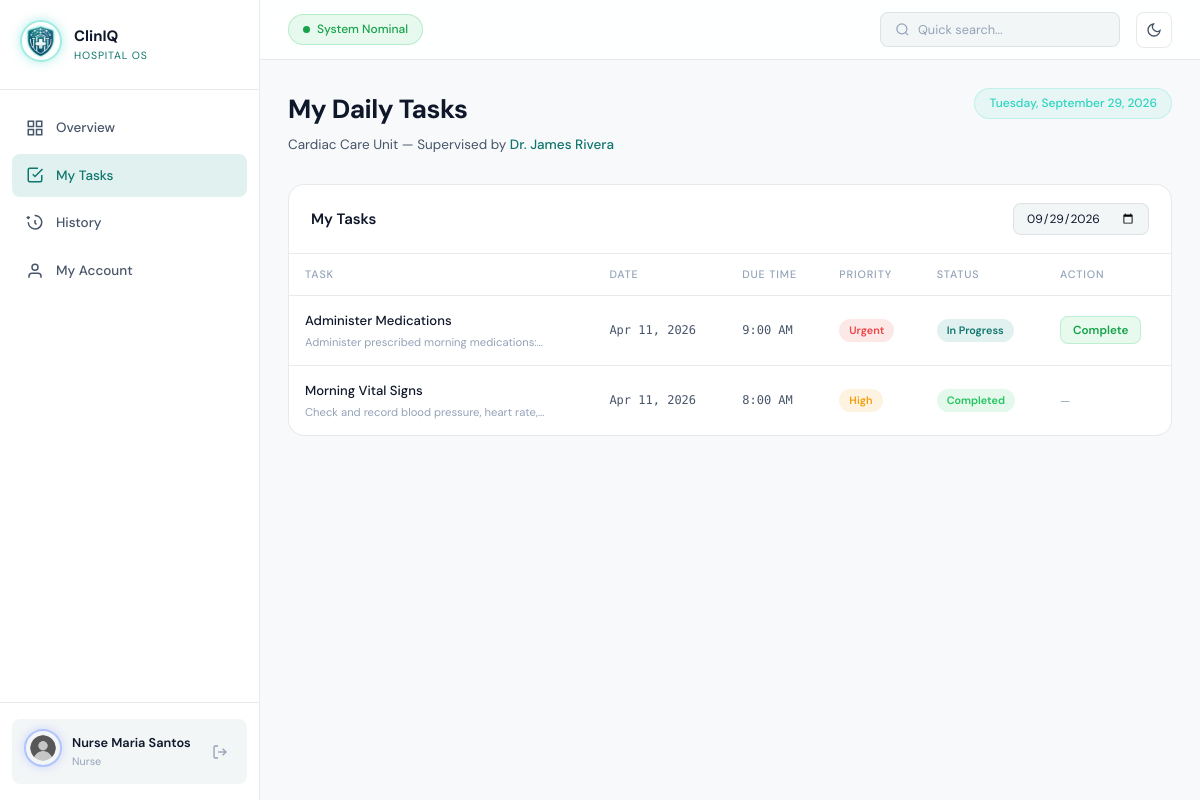
Screenshot of /pages/nurse.php?tab=tasks (signed in) with the database file from the repository.
### tables this page shows
CREATE TABLE IF NOT EXISTS users (
    id INT AUTO_INCREMENT PRIMARY KEY,
    name VARCHAR(100) NOT NULL,
    email VARCHAR(150) NOT NULL UNIQUE,
    password VARCHAR(255) NOT NULL,
    role ENUM('main_admin', 'doctor_admin', 'nurse') NOT NULL,
    doctor_id INT DEFAULT NULL COMMENT 'For nurses: which doctor manages them',
    specialty VARCHAR(100) DEFAULT NULL COMMENT 'For doctors',
    department VARCHAR(100) DEFAULT NULL,
    avatar_initials VARCHAR(5) DEFAULT NULL,
    is_active TINYINT(1) DEFAULT 1,
    created_at TIMESTAMP DEFAULT CURRENT_TIMESTAMP,
    updated_at TIMESTAMP DEFAULT CURRENT_TIMESTAMP ON UPDATE CURRENT_TIMESTAMP
);

CREATE TABLE IF NOT EXISTS tasks (
    id INT AUTO_INCREMENT PRIMARY KEY,
    nurse_id INT NOT NULL,
    doctor_id INT NOT NULL,
    task_title VARCHAR(200) NOT NULL,
    task_description TEXT NOT NULL,
    priority ENUM('low', 'medium', 'high', 'urgent') DEFAULT 'medium',
    task_date DATE NOT NULL,
    due_time TIME DEFAULT NULL,
    status ENUM('pending', 'in_progress', 'completed', 'cancelled') DEFAULT 'pending',
    completed_at TIMESTAMP NULL DEFAULT NULL,
    notes TEXT DEFAULT NULL COMMENT 'Nurse notes on completion',
    patient_ref VARCHAR(50) DEFAULT NULL COMMENT 'Patient # / room, for drug-interaction checks',
    medication_name VARCHAR(150) DEFAULT NULL COMMENT 'Generic drug name (openFDA lookup)',
    drug_warning TEXT DEFAULT NULL COMMENT 'Interaction flags found via openFDA',
    calendar_event_id VARCHAR(255) DEFAULT NULL,
    calendar_sync_status ENUM('none','synced','failed') NOT NULL DEFAULT 'none',
    reminder_sent_at DATETIME DEFAULT NULL,
    created_at TIMESTAMP DEFAULT CURRENT_TIMESTAMP,
    updated_at TIMESTAMP DEFAULT CURRENT_TIMESTAMP ON UPDATE CURRENT_TIMESTAMP,
    FOREIGN KEY (nurse_id) REFERENCES users(id) ON DELETE CASCADE,
    FOREIGN KEY (doctor_id) REFERENCES users(id) ON DELETE CASCADE
);

### pages/nurse.php (the view, shortened to what the rows shown need)
<?php
require_once __DIR__ . '/../includes/functions.php';
$user      = currentUser();
$tab       = $_GET['tab'] ?? 'overview';
$stats     = getDashboardStats('nurse', $user['id']);
$db = getDB();
$doctorStmt = $db->prepare("SELECT name, specialty, department FROM users WHERE id = ?");
$doctorStmt->execute([$user['doctor_id']]);
$myDoctor = $doctorStmt->fetch();
include __DIR__ . '/../includes/header.php';
?>
<div class="page-header">
    <div class="page-header-left">
        <h1 class="page-title">
            <?= match($tab) {
                'tasks'   => 'My Daily Tasks',
                'history' => 'Task History',
                default   => 'My Dashboard'
            } ?>
        </h1>
        <p class="page-subtitle">
            <?= sanitize($user['department'] ?? 'Nurse') ?> —
            Supervised by <span class="highlight"><?= $myDoctor ? sanitize($myDoctor['name']) : 'Unassigned' ?></span>
        </p>
    </div>
</div>
<?php if ($tab === 'overview'): ?>
<div class="stat-grid">
    <div class="stat-card blue">
        <div class="stat-top">
            <div class="stat-icon" style="background:rgba(61,111,255,0.1)">
                <svg viewBox="0 0 24 24" fill="none" stroke="#6389ff" stroke-width="2"><path d="M9 11l3 3L22 4"/><path d="M21 12v7a2 2 0 01-2 2H5a2 2 0 01-2-2V5a2 2 0 012-2h11"/></svg>
            </div>
            <span class="stat-badge neut">All</span>
        </div>
        <div class="stat-label">Total Tasks</div>
        <div class="stat-value"><?= $stats['total_tasks'] ?></div>
    </div>
    <div class="stat-card amber">
        <div class="stat-top">
            <div class="stat-icon" style="background:rgba(245,158,11,0.1)">
                <svg viewBox="0 0 24 24" fill="none" stroke="#f59e0b" stroke-width="2"><circle cx="12" cy="12" r="10"/><polyline points="12 6 12 12 16 14"/></svg>
            </div>
            <span class="stat-badge down">Action</span>
        </div>
        <div class="stat-label">Pending</div>
        <div class="stat-value"><?= $stats['pending_tasks'] ?></div>
    </div>
    <div class="stat-card green">
        <div class="stat-top">
            <div class="stat-icon" style="background:rgba(34,197,94,0.1)">
                <svg viewBox="0 0 24 24" fill="none" stroke="#22c55e" stroke-width="2"><polyline points="20 6 9 17 4 12"/></svg>
            </div>
            <span class="stat-badge up">Done</span>
        </div>
        <div class="stat-label">Completed</div>
        <div class="stat-value"><?= $stats['completed_tasks'] ?></div>
    </div>
    <div class="stat-card teal">
        <div class="stat-top">
            <div class="stat-icon" style="background:rgba(45,212,191,0.1)">
                <svg viewBox="0 0 24 24" fill="none" stroke="#2dd4bf" stroke-width="2"><rect x="3" y="4" width="18" height="18" rx="2" ry="2"/><line x1="16" y1="2" x2="16" y2="6"/><line x1="8" y1="2" x2="8" y2="6"/><line x1="3" y1="10" x2="21" y2="10"/></svg>
            </div>
            <span class="stat-badge neut">Today</span>
        </div>
        <div class="stat-label">Today's Tasks</div>
        <div class="stat-value"><?= $stats['today_tasks'] ?></div>
    </div>
</div>
<div class="content-grid">
    <div>
        <h2 style="font-size:1rem;font-weight:600;margin-bottom:16px;color:var(--text-secondary)">Today's Assignments</h2>
        <?php $todayTasks = getTasksByNurse($user['id'], date('Y-m-d')); ?>
        <?php if ($todayTasks): ?>
        <div class="task-list">
            <?php foreach ($todayTasks as $t): ?>
            <div class="task-card" id="task-<?= $t['id'] ?>">
                <div class="task-card-top">
                    <div style="flex:1">
                        <div class="task-card-title"><?= sanitize($t['task_title']) ?></div>
                        <div class="task-card-desc"><?= sanitize($t['task_description']) ?></div>
                    </div>
                    <div style="display:flex;flex-direction:column;gap:6px;align-items:flex-end;flex-shrink:0">
                        <span class="badge-pill <?= priorityClass($t['priority']) ?>"><?= $t['priority'] ?></span>
                        <span class="badge-pill <?= statusClass($t['status']) ?>" id="status-<?= $t['id'] ?>"><?= str_replace('_',' ',$t['status']) ?></span>
                    </div>
                </div>
                <div class="task-card-meta">
                    <span>
                        <svg viewBox="0 0 24 24" fill="none" stroke="currentColor" stroke-width="2"><circle cx="12" cy="12" r="10"/><polyline points="12 6 12 12 16 14"/></svg>
                        <?= $t['due_time'] ? date('g:i A', strtotime($t['due_time'])) : 'No due time' ?>
                    </span>
                    <span>
                        <svg viewBox="0 0 24 24" fill="none" stroke="currentColor" stroke-width="2"><path d="M20 21v-2a4 4 0 00-4-4H8a4 4 0 00-4 4v2"/><circle cx="12" cy="7" r="4"/></svg>
                        <?= sanitize($t['doctor_name']) ?>
                    </span>
                </div>
                <?php if ($t['status'] !== 'completed' && $t['status'] !== 'cancelled'): ?>
                <div class="completion-form" id="form-<?= $t['id'] ?>">
                    <div class="form-group" style="margin-bottom:10px">
                        <textarea class="form-control" id="notes-<?= $t['id'] ?>" placeholder="Add completion notes (optional)..." rows="2"></textarea>
                    </div>
                    <div style="display:flex;gap:8px">
                        <button class="btn btn-success btn-sm" onclick="markTask(<?= $t['id'] ?>, 'completed')">
                            <svg viewBox="0 0 24 24" fill="none" stroke="currentColor" stroke-width="2.5"><polyline points="20 6 9 17 4 12"/></svg>
                            Mark Complete
                        </button>
                        <?php if ($t['status'] === 'pending'): ?>
                        <button class="btn btn-outline btn-sm" onclick="markTask(<?= $t['id'] ?>, 'in_progress')">
                            Start Task
                        </button>
                        <?php endif; ?>
                    </div>
                </div>
                <?php elseif ($t['status'] === 'completed'): ?>
                <div style="margin-top:10px;padding-top:10px;border-top:1px solid var(--border)">
                    <p style="font-size:.78rem;color:var(--accent-green)">✓ Completed<?= $t['completed_at'] ? ' at ' . date('g:i A', strtotime($t['completed_at'])) : '' ?></p>
                    <?php if ($t['notes']): ?><p style="font-size:.78rem;color:var(--text-muted);margin-top:4px"><?= sanitize($t['notes']) ?></p><?php endif; ?>
                </div>
                <?php endif; ?>
            </div>
            <?php endforeach; ?>
        </div>
        <?php else: ?>
        <div class="card"><div class="empty-state">
            <svg viewBox="0 0 24 24" fill="none" stroke="currentColor" stroke-width="1.5"><path d="M9 11l3 3L22 4"/><path d="M21 12v7a2 2 0 01-2 2H5a2 2 0 01-2-2V5a2 2 0 012-2h11"/></svg>
            <p>No tasks assigned for today.</p>
        </div></div>
        <?php endif; ?>
    </div>
    <div style="display:flex;flex-direction:column;gap:16px">
        <?php if ($myDoctor): ?>
        <div class="card">
            <div class="card-header"><span class="card-title">My Supervising Doctor</span></div>
            <div class="card-body">
                <div class="flex align-center gap-12" style="margin-bottom:14px">
                    <div class="avatar lg"><?= getInitials($myDoctor['name']) ?></div>
                    <div>
                        <div style="font-weight:600;color:var(--text-primary)"><?= sanitize($myDoctor['name']) ?></div>
                        <div style="font-size:.78rem;color:var(--accent-blue-g)"><?= sanitize($myDoctor['specialty'] ?? '') ?></div>
                        <div style="font-size:.75rem;color:var(--text-muted)"><?= sanitize($myDoctor['department'] ?? '') ?></div>
                    </div>
                </div>
            </div>
        </div>
        <?php endif; ?>
        <div class="card">
            <div class="card-header"><span class="card-title">Task Summary</span></div>
            <div class="card-body">
                <?php
                $total     = $stats['total_tasks'] ?: 1;
                $compPct   = round(($stats['completed_tasks'] / $total) * 100);
                $pendPct   = round(($stats['pending_tasks'] / $total) * 100);
                ?>
                <div style="margin-bottom:14px">
                    <div class="flex justify-between" style="margin-bottom:6px">
                        <span class="text-sm text-muted">Completion Rate</span>
                        <span class="text-sm font-mono" style="color:var(--accent-green)"><?= $compPct ?>%</span>
                    </div>
                    <div style="height:6px;background:var(--bg-elevated);border-radius:3px;overflow:hidden">
                        <div style="height:100%;width:<?= $compPct ?>%;background:linear-gradient(90deg,#22c55e,#16a34a);border-radius:3px;transition:width 1s ease"></div>
                    </div>
                </div>
                <div class="flex justify-between align-center" style="padding:8px 0;border-bottom:1px solid var(--border)">
                    <span class="text-sm text-muted">Pending</span>
                    <span class="badge-pill status-pending"><?= $stats['pending_tasks'] ?></span>
                </div>
                <div class="flex justify-between align-center" style="padding:8px 0;border-bottom:1px solid var(--border)">
                    <span class="text-sm text-muted">Completed</span>
                    <span class="badge-pill status-completed"><?= $stats['completed_tasks'] ?></span>
                </div>
                <div class="flex justify-between align-center" style="padding:8px 0">
                    <span class="text-sm text-muted">Today</span>
                    <span class="badge-pill status-progress"><?= $stats['today_tasks'] ?></span>
                </div>
            </div>
        </div>
    </div>
</div>
<?php elseif ($tab === 'tasks'): ?>
<div class="card">
    <div class="card-body p0" id="tasksContainer">
        <?php $tasks = getTasksByNurse($user['id']); ?>
        <table class="data-table">
            <thead><tr><th>Task</th><th>Date</th><th>Due Time</th><th>Priority</th><th>Status</th><th>Action</th></tr></thead>
            <tbody>
                <?php foreach ($tasks as $t): ?>
                <tr data-searchable>
                    <td>
                        <div class="table-name"><?= sanitize($t['task_title']) ?></div>
                        <div class="table-sub" style="max-width:240px;overflow:hidden;text-overflow:ellipsis;white-space:nowrap"><?= sanitize($t['task_description']) ?></div>
                    </td>
                    <td class="font-mono text-sm"><?= date('M j, Y', strtotime($t['task_date'])) ?></td>
                    <td class="font-mono text-sm"><?= $t['due_time'] ? date('g:i A', strtotime($t['due_time'])) : '—' ?></td>
                    <td><span class="badge-pill <?= priorityClass($t['priority']) ?>"><?= $t['priority'] ?></span></td>
                    <td><span class="badge-pill <?= statusClass($t['status']) ?>" id="status-<?= $t['id'] ?>"><?= str_replace('_',' ',$t['status']) ?></span></td>
                    <td>
                        <?php if ($t['status'] !== 'completed' && $t['status'] !== 'cancelled'): ?>
                        <button class="btn btn-success btn-sm" onclick="quickComplete(<?= $t['id'] ?>)">Complete</button>
                        <?php else: ?>
                        <span class="text-muted text-sm">—</span>
                        <?php endif; ?>
                    </td>
                </tr>
                <?php endforeach; ?>
            </tbody>
        </table>
    </div>
</div>
<?php endif; ?>
<?php include __DIR__ . '/../includes/footer.php'; ?>

### includes/header.php (shortened to what the rows shown need)
<?php
$user = currentUser();
$role = $user['role'] ?? '';
$roleLabel = match($role) {
    'main_admin'   => 'System Admin',
    'doctor_admin' => $user['specialty'] ?? 'Doctor Admin',
    'nurse'        => 'Nurse',
    default        => 'User'
};
?>
<!DOCTYPE html>
<html lang="en">
<head>
    <link rel="stylesheet" href="../css/main.css">
</head>
<body>
<div class="app-shell">
    <aside class="sidebar">
        <div class="sidebar-footer">
            <div class="user-card">
                <div class="user-info">
                    <span class="user-name"><?= sanitize($user['name']) ?></span>
                    <span class="user-role"><?= $roleLabel ?></span>
                </div>
            </div>
        </div>
    </aside>
    <main class="main-content">
        <div class="page-content">

### rows the page displays
users: name "Nurse Maria Santos", role "Nurse", department "Cardiac Care Unit"
users: name "Dr. James Rivera"
tasks: task_title "Administer Medications", task_description "Administer prescribed morning medications:…", task_date "Apr 11, 2026", due_time "9:00 AM", priority "Urgent", status "In Progress"
tasks: task_title "Morning Vital Signs", task_description "Check and record blood pressure, heart rate,…", task_date "Apr 11, 2026", due_time "8:00 AM", priority "High", status "Completed"

### other values shown
$item['label'] "Overview"
$item['label'] "My Tasks"
$item['label'] "History"
$item['label'] "My Account"
